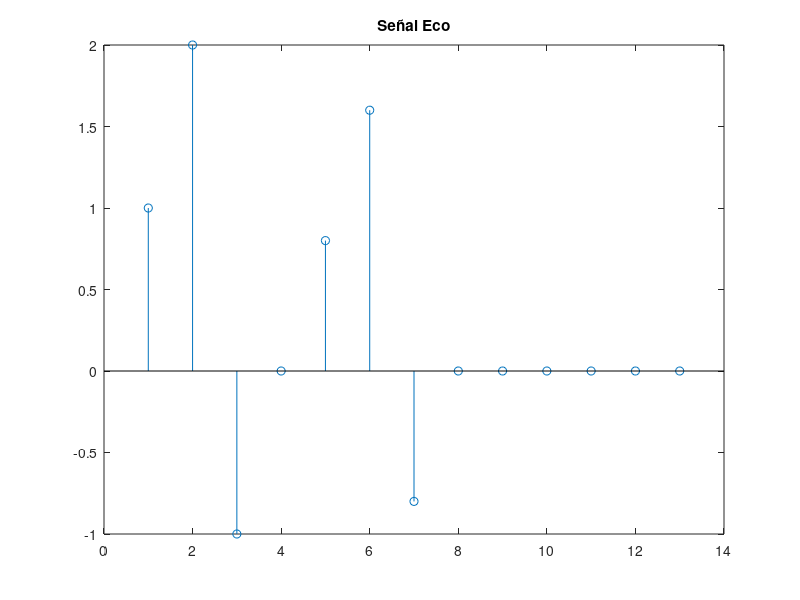
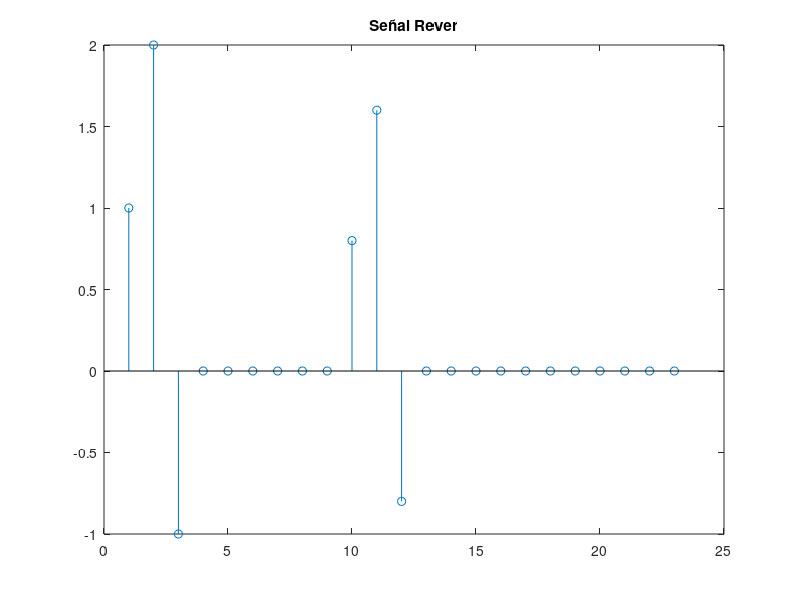

These figures' MATLAB source, in order:
%Preparamos el entorno
clear all
close all
clc

##Ejemplos con filter() para x[n] = {1,2,-1} , L=4 y c=0.8:
##1. y[n] = x[n] + c x[n-L]
x=[1 2 -1];
x=[x zeros(1,10)];
c=0.8;%Factor atenuación
a=1;%representa las y de la ecuacion de diferencia
b=[1 0 0 0 c];%represetna las x de la ecuacion de diferencia
y=filter(b,a,x)

%Representamos la onda
figure('name','Procesamiento de audio.','NumberTitle','off');
stem(y);
title ("Señal Eco");

##2. y[n] = c y[n-L] + x[n]
x=[1 2 -1];
L=10;
x=[x zeros(1,10+L)];
c=0.8;%Factor atenuación

a=1;%representa las y de la ecuacion de diferencia
b=zeros(1,L+1);
b(1)=1;%represetna las x de la ecuacion de diferencia
b(L)=c;
y=filter(b,a,x)

%Representamos la onda
figure('name','Procesamiento de audio.','NumberTitle','off');
stem(y);
title ("Señal Rever");



























